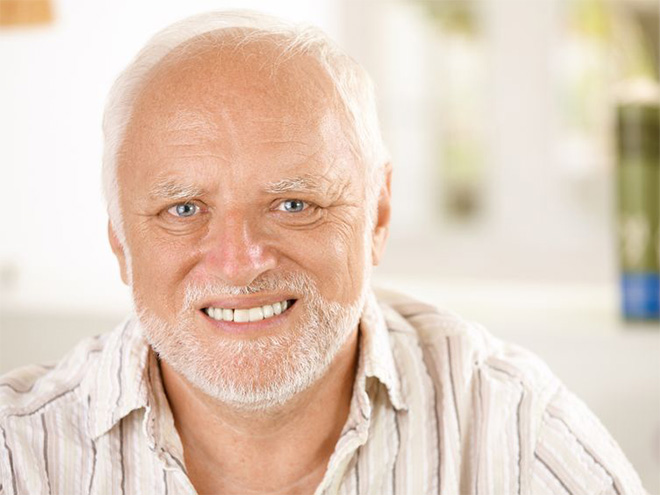
#> input picture images/1000.jpg, 660 x 495 px
$ python -i comic.py   (imports and definitions only)
#> lines starting #> are read from the running program, lines starting #| are printed output that depends on the picture; after the words box and inside, x2 and y2 are one past the last pixel; in counts of white or black regions, pixels touching at a corner belong together
import sys
import numpy

import cv2


def comic(image):
#> called with image = 'images/1000.jpg'
    img = cv2.imread(image)
#> img is the input picture: shape (495, 660, 3); mean B, G, R 191.1, 207, 227.3
    # do edge detection on a grayscale image
    gray = cv2.cvtColor(img, cv2.COLOR_BGRA2GRAY)
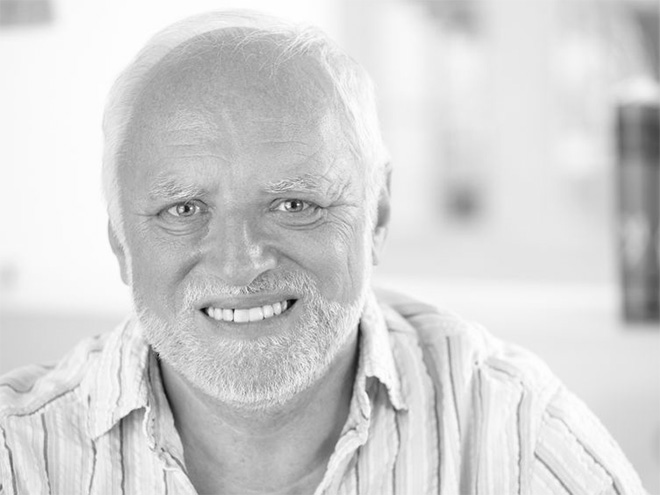
#> gray: shape (495, 660); min 2, max 255, mean 211.3
    edges = cv2.blur(gray, (3, 3)) # this blur gets rid of some noise
    edges = cv2.Canny(edges, 50, 150, apertureSize=3) # this is the edge detection
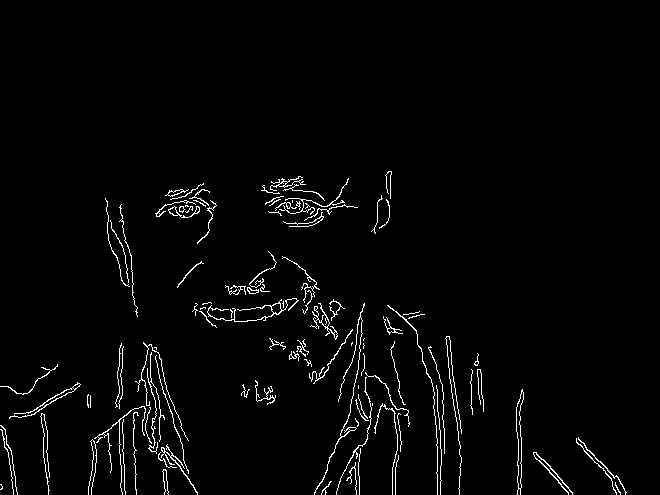
#> edges: shape (495, 660); 2.4% white in thin lines or dots, all inside (x1, y1, x2, y2) = (0, 171, 627, 495)

    # the edges are a bit thin, this blur and threshold make them a bit fatter
    kernel = numpy.ones((3,3), dtype=numpy.float) / 12.0
    edges = cv2.filter2D(edges, 0, kernel)
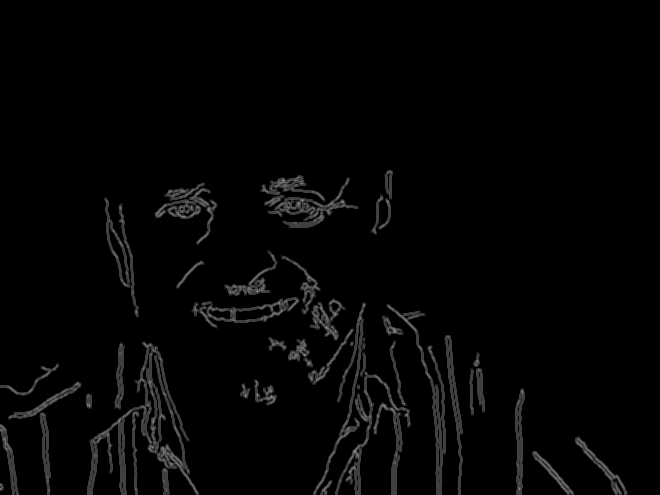
#> edges: shape (495, 660); min 0, max 149, mean 4.6
    edges = cv2.threshold(edges, 50, 255, 0)[1]
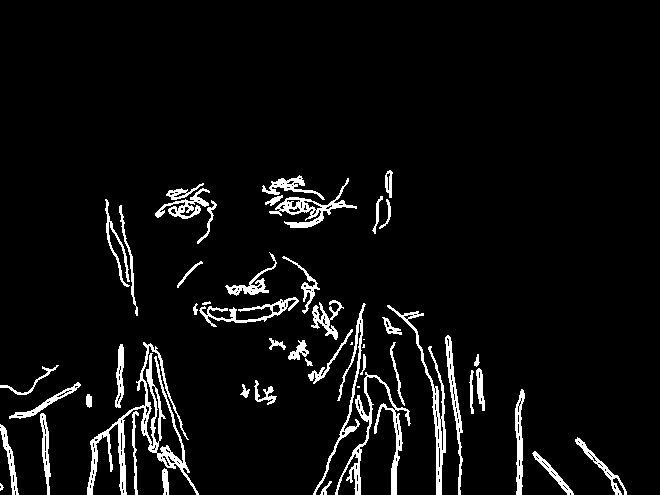
#> edges: shape (495, 660); 5.4% white; 52 white regions (5 under 20 px), largest, box (x1, y1, x2, y2) and area: (87, 342, 199, 495) 2882, (335, 372, 411, 495) 1533, (387, 305, 446, 495) 1243

    # and back to colour...
    edges = cv2.cvtColor(edges, cv2.COLOR_GRAY2BGR)

    # this is the expensive operation, it blurs things but keeps track of
    # colour boundaries or something, heck, just play with it
    shifted = cv2.pyrMeanShiftFiltering(img, 10, 20)

    # now compose with the edges, the edges are white so take them away
    # to leave black
    cv2.imwrite('images/tmp/tmp1.jpg',shifted)

# [5 lines not run here, left out]

>>> result = comic('images/1000.jpg')

$ run again, on images/seth.jpg
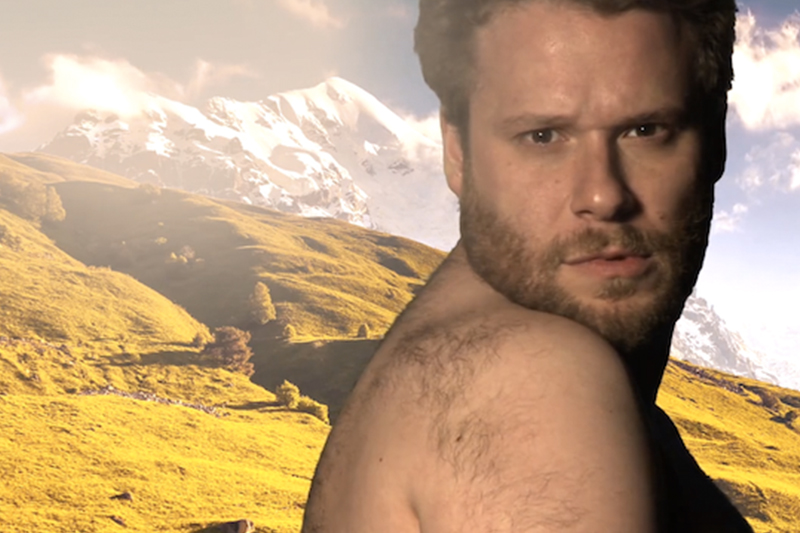
#> input picture images/seth.jpg, 800 x 533 px
#> in comic, img is the input picture: shape (533, 800, 3); mean B, G, R 121.3, 155.7, 186
#> in comic, `edges = cv2.Canny(edges, 50, 150, apertureSize=3)`:
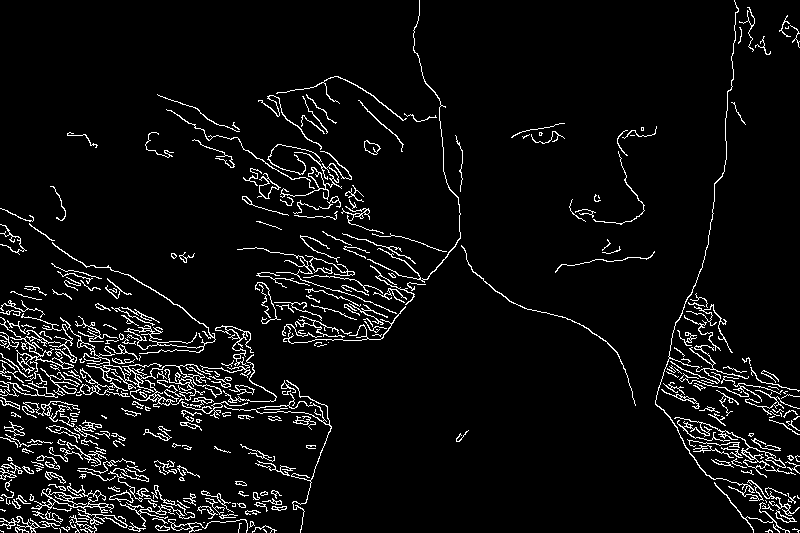
#> edges: shape (533, 800); 5.6% white in thin lines or dots
#> in comic, `edges = cv2.threshold(edges, 50, 255, 0)[1]`:
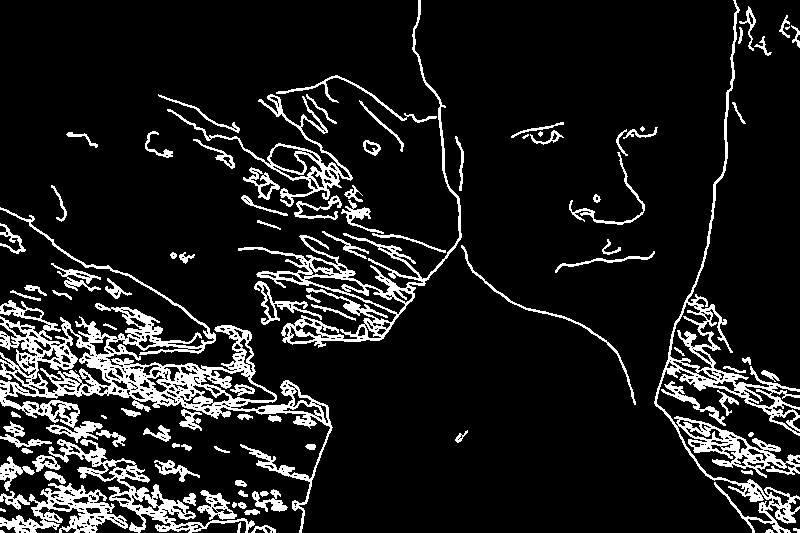
#> edges: shape (533, 800); 11.7% white; 100 white regions (8 under 20 px), largest, box (x1, y1, x2, y2) and area: (0, 207, 333, 533) 15046, (654, 0, 800, 533) 8048, (238, 0, 462, 348) 5423

$ run again, on images/seth IV.png
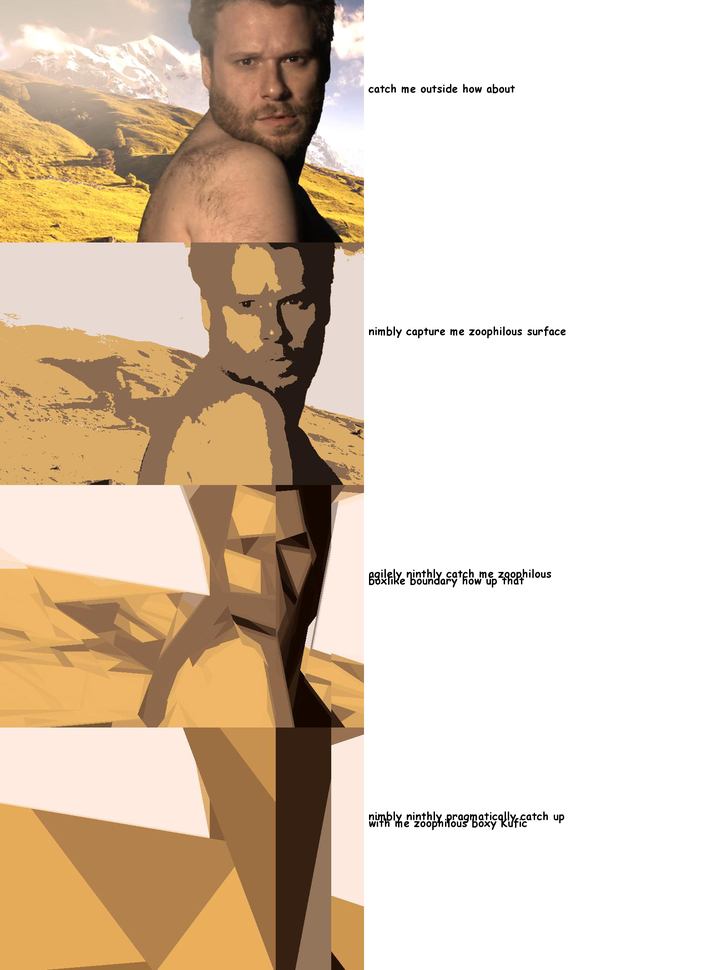
#> input picture images/seth IV.png, 728 x 970 px, shrunk from 1600 x 2132 before the run
#> in comic, img is the input picture: shape (970, 728, 3); mean B, G, R 185.8, 204.8, 222
#> in comic, `edges = cv2.Canny(edges, 50, 150, apertureSize=3)`:
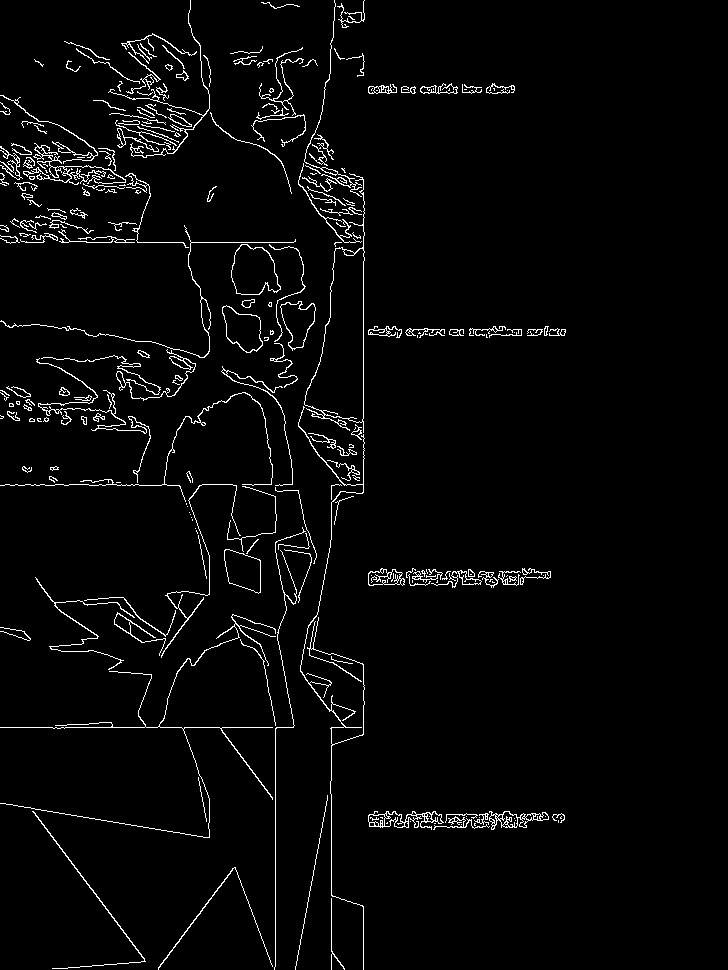
#> edges: shape (970, 728); 3% white in thin lines or dots, all inside (x1, y1, x2, y2) = (0, 0, 566, 970)
#> in comic, `edges = cv2.threshold(edges, 50, 255, 0)[1]`:
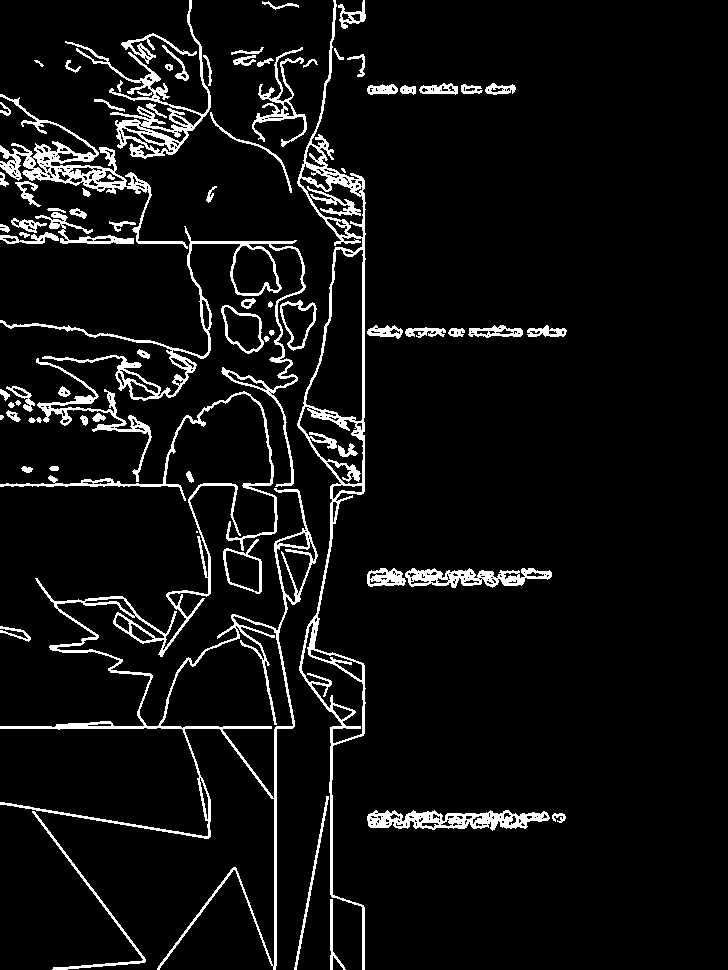
#> edges: shape (970, 728); 6.6% white; 83 white regions (3 under 20 px), largest, box (x1, y1, x2, y2) and area: (0, 483, 318, 970) 8532, (297, 0, 366, 970) 7394, (0, 226, 306, 487) 4297
